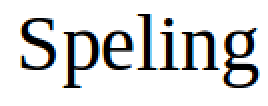
#> input picture words/example.png, 134 x 53 px (shown 2 times larger)
$ python letter_segmentation.py words/example.png words/liberation.png   (older library calls are emulated)
#> lines starting #> are read from the running program, lines starting #| are printed output that depends on the picture; after the words box and inside, x2 and y2 are one past the last pixel; in counts of white or black regions, pixels touching at a corner belong together
from __future__ import print_function
'''
Created on 08.04.2017

@author: michael
'''

from scipy import misc
from PIL import Image
import matplotlib.pyplot as plt
from scipy import ndimage
import os
import sys
import numpy as np
import glob
import math

max_steps_in_direction = 4

def find_cut_lines(image_array):
    height, width = image_array.shape
    borders = []

    for w in range(width):
        current_w = w
        steps_right = 0
        steps_left = 0
        h = 1
        while h < (height + 1): # for minus indexing
            if image_array[-h, current_w] == 0:
                break
            if h == height:
                borders.append((w + current_w) / 2.0)
                break
            elif ((image_array[-(h + 1), current_w] == 0) and
                current_w < width - 1 and
                image_array[-h, current_w + 1] != 0 and
                steps_right < max_steps_in_direction):
                # If step right is possible, do one.
                current_w += 1
                steps_right += 1
            elif ((image_array[-(h + 1), current_w] == 0) and
                current_w >= 1 and
                image_array[-h, current_w - 1] != 0 and
                steps_left < max_steps_in_direction + steps_right):
                # If step left is possible, do one.
                current_w -= 1
                steps_left += 1
            else:
                h += 1

#    for line in borders:
#        image_array[:, int(line)] = 0
#    plt.imshow(image_array, cmap='gray')
#    plt.show()
    return borders_to_cut_lines(borders)


def borders_to_cut_lines(borders):
    border_groups = divide_into_groups_of_adjecent_borders(borders)
    cut_lines = []
    for group in border_groups:
        cut_lines.append(int(sum(group) / len(group)))
    return cut_lines

def divide_into_groups_of_adjecent_borders(borders):
    border_groups = []
    for i in range(len(borders)):
        if i == 0:
            border_groups.append([borders[0]])
            continue
        for group in border_groups:
            if group[-1] < borders[i] <= (group[-1] + 1):
                group.append(borders[i])
                break
        else:
            border_groups.append([borders[i]])
    return border_groups

def sharpen_image(image, alpha):
    filter = ndimage.gaussian_filter(image, 1)
    sharpened_image = image + alpha * (image - filter)
    return sharpened_image

def threshold_image(image, threshold):
    thresholded_image = np.where(image < threshold, 0, 255)
    return thresholded_image

def preprocess_image(image):
    alpha = 5
    image = sharpen_image(image, alpha)

    threshold = 50
    image = threshold_image(image, threshold)

    return image

def cut_image(image, cut_lines):
    images = []
    cut_lines = [0] + cut_lines + [image.shape[1]]
    for i in range(len(cut_lines)):
        if i == 0: continue
        previous_line = cut_lines[i - 1]
        current_line = cut_lines[i]
        images.append(image[:, previous_line : current_line])

    return images

def extract_letters(image):
    image = preprocess_image(image)
    cut_lines = find_cut_lines(image)
    letters = cut_image(image, cut_lines)
# [4 lines of commented-out code are left out]
    return letters

def save_letters(images, path):
    counter = 0
    width = 32
    delete_content(path)
    for im in images:
        counter += 1
        if (counter == 1 or counter == len(images)):
            continue;
        name = path + "/im_" + ('%03d' % counter) + ".png"
        misc.imsave(name, im)
        resize(width, name)

def delete_content(dir_path):
    for afile in glob.glob(dir_path + '/*'):
        os.remove(afile)

def resize(width, name):
    im = Image.open(name)
    im.thumbnail((width, width))
    im.save(name)

    max_margin = 4
    im = misc.imread(name, mode = 'L')
    top_margin = 0
    for i in range(im.shape[0]):
        if min(im[i, :]) == 255:
            top_margin += 1
        else:
            break

    top = top_margin - max_margin
    if top > 0:
        im = im[top:, :]

    bottom_margin = 0
    for i in range(im.shape[0] - 1, 0, -1):
        if min(im[i, :]) == 255:
            bottom_margin += 1
        else:
            break
    bottom = bottom_margin - max_margin
    if bottom > 0:
        im = im[: -bottom, :]

    #side = int((bottom + top + 1) / 4)
    #print(side)
    #im = im[:, side : -side]
    misc.imsave(name, im)

    im = Image.open(name)
    im.thumbnail((width, width))
    im.save(name)
    im = misc.imread(name, mode = 'L')
    im_width = im.shape[1]
    if im_width < width:
        pad_left = math.ceil((width - im_width) / 2.0)
        pad_right = math.floor((width - im_width) / 2.0)
        for i in range(pad_left):
            im = np.insert(im, 0, 255, axis = 1)
        for i in range(pad_right):
            im = np.insert(im, im.shape[1], 255, axis = 1)
        misc.imsave(name, im)

def main(image_path, folder_path):
#> called with image_path = 'words/example.png', folder_path = 'words/liberation.png'
    image = misc.imread(image_path, flatten = True, mode = 'L')
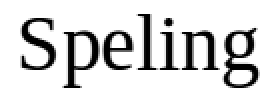
#> image: shape (53, 134) float32 (shown 2 times larger); min 0, max 255, mean 217.1
    image.flags.writeable = True
    images = extract_letters(image)
#> in sharpen_image, `filter = ndimage.gaussian_filter(image, 1)`:
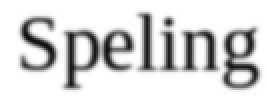
#> filter: shape (53, 134) float32 (shown 2 times larger); min 14.95, max 255, mean 217.1
#> in sharpen_image, `sharpened_image = image + alpha * (image - filter)`:
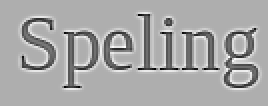
#> sharpened_image: shape (53, 134) float32 (shown 2 times larger); min -829.5, max 756.8, mean 217.1; drawn with min black and max white
#> in threshold_image, `thresholded_image = np.where(image < threshold, 0, 255)`:
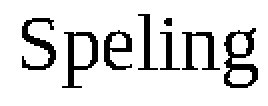
#> thresholded_image: shape (53, 134) int64 (shown 2 times larger); 85.9% white; 8 black regions (1 under 20 px), largest, box (x1, y1, x2, y2) and area: (112, 14, 129, 44) 219, (31, 16, 49, 44) 175, (11, 9, 28, 35) 169
#> in extract_letters, `cut_lines = find_cut_lines(image)`: cut_lines = [6, 29, 50, 67, 79, 90, 110, 129]
#> in cut_image, `cut_lines = [0] + cut_lines + [image.shape[1]]`: cut_lines = [0, 6, 29, 50, 67, 79, 90, 110, 129, 134]
#> the loop in cut_image, `for i in range(len(cut_lines)):` made 10 passes
#> (previous_line, current_line) on passes 2 to 10: (0, 6), (6, 29), (29, 50), (50, 67), (67, 79), (79, 90), (90, 110), (110, 129), (129, 134)
#> after the loop in cut_image, `for i in range(len(cut_lines)):`: images = 9 items
#> images = 9 items
    save_letters(images, folder_path)

def segment(image_path, folder_path):
    main(image_path, folder_path)

if __name__ == '__main__':
    if len(sys.argv) < 3:
        print("Arguments are missing: script.py image_path path_to_save")
        sys.exit(0)
    main(sys.argv[1], sys.argv[2])
